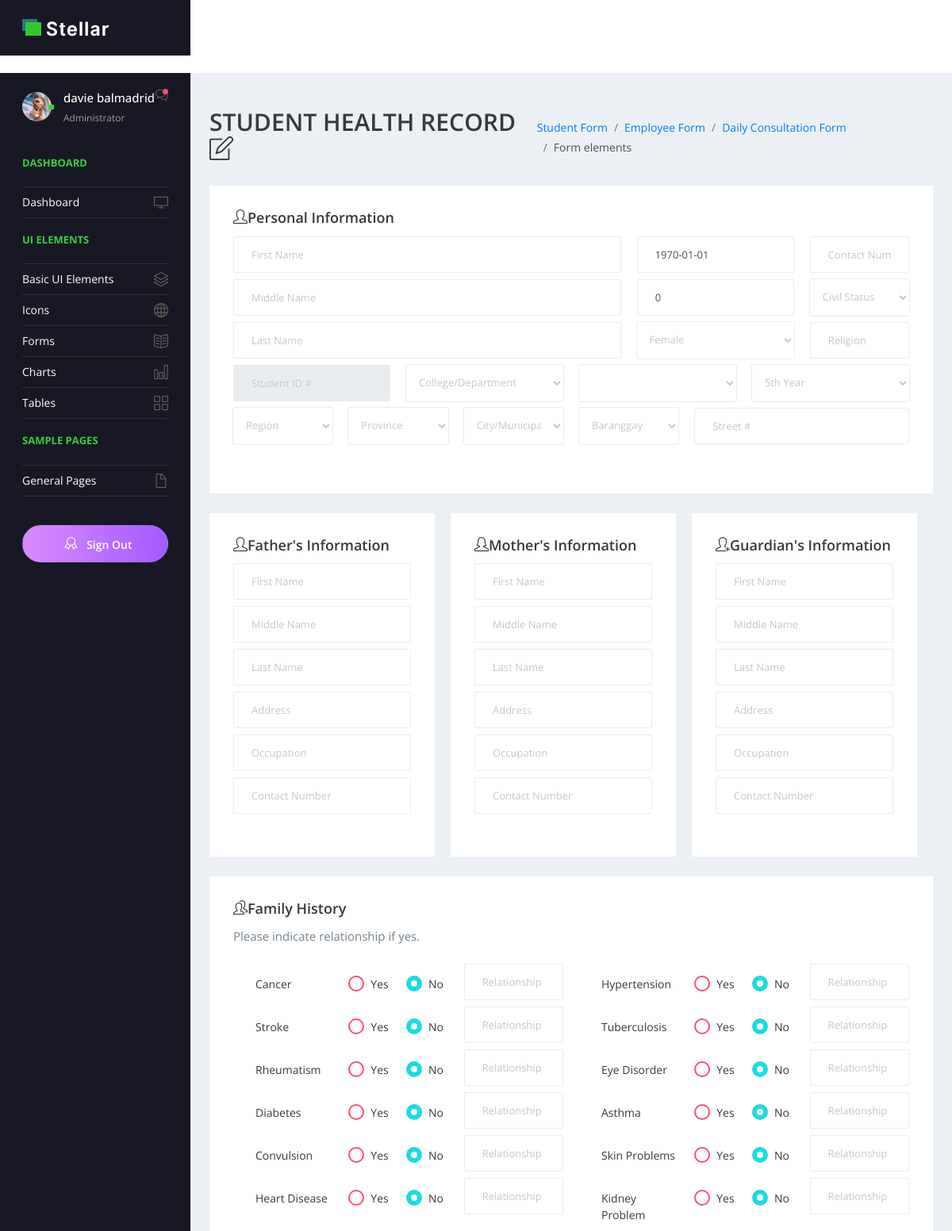
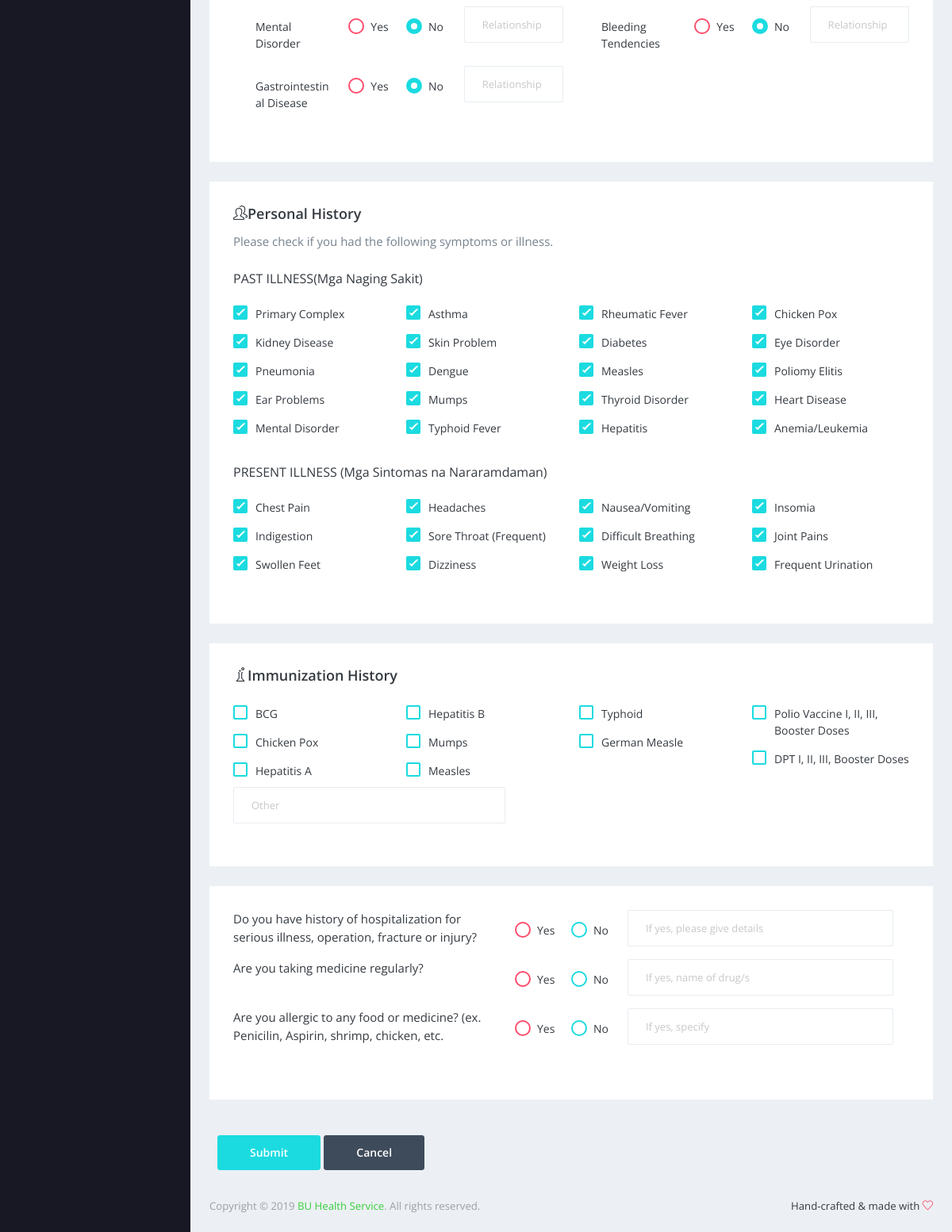
/pages/forms/editstudent.php (signed in), run on the app's committed database (2 pictures, top to bottom).
### tables this page shows
CREATE TABLE `tbl_patientinfo` (
  `ID` int(30) NOT NULL,
  `PatientID` varchar(20) NOT NULL,
  `Lname` varchar(30) NOT NULL,
  `Fname` varchar(30) NOT NULL,
  `Mname` varchar(30) NOT NULL,
  `Age` int(11) NOT NULL,
  `religion` varchar(20) NOT NULL,
  `Address` varchar(150) NOT NULL,
  `Region` varchar(60) NOT NULL,
  `Province` varchar(60) NOT NULL,
  `MuniCity` varchar(60) NOT NULL,
  `Brgy` varchar(30) NOT NULL,
  `Street` varchar(60) NOT NULL,
  `Birthdate` date NOT NULL,
  `Course` varchar(90) NOT NULL,
  `YearLevel` varchar(10) NOT NULL,
  `CollegeUnit` varchar(60) NOT NULL,
  `ContactNum` varchar(15) NOT NULL,
  `CivilStatus` varchar(10) NOT NULL,
  `Sex` varchar(6) NOT NULL,
  `Status` smallint(6) NOT NULL,
  `ModifiedDate` timestamp NOT NULL DEFAULT current_timestamp() ON UPDATE current_timestamp(),
  `CreatedDate` timestamp NOT NULL DEFAULT current_timestamp(),
  `ModifiedBy` varchar(30) NOT NULL,
  `CreatedBy` varchar(30) NOT NULL
);

### pages/forms/editstudent.php (the view, shortened to what the rows shown need)
<?php
    $conn = OpenCon();
    $result = mysqli_query($conn, "select * from tbl_patientinfo where PatientID='".$_GET['ID']."'");
    $r = mysqli_fetch_assoc($result);
?>
<!DOCTYPE html>
<html lang="en">
  <head>
    <link rel="stylesheet" href="../../vendors/simple-line-icons/css/simple-line-icons.css">
    <link rel="stylesheet" href="../../vendors/flag-icon-css/css/flag-icon.min.css">
    <link rel="stylesheet" href="../../vendors/css/vendor.bundle.base.css">
    <link rel="stylesheet" href="../../vendors/select2/select2.min.css">
    <link rel="stylesheet" href="../../vendors/select2-bootstrap-theme/select2-bootstrap.min.css">
    <link rel="stylesheet" href="../../css/style.css" >
  </head>
  <body>
    <div class="container-scroller">
      <div class="container-fluid page-body-wrapper">
        <div class="main-panel">
          <div class="content-wrapper">
            <div class="page-header">
              <h2> STUDENT HEALTH RECORD <i class="icon-note float-left"></i> </h2>
            </div>
            <form method="POST" action="../../SaveRecords/savestudent.php?edit=1">
            <div class="row">
              <div class="col-12 grid-margin">
                <div class="card">
                  <div class="card-body">
                        <div class="form-group row">
                          <div class="col-md-3 col-sm-12 mb-2">
                              <input type="text" class="form-control mb-2" name="S_Bdate" id="Birthdate" placeholder="Birth Date" onfocus="this.type='date'" value= <?php echo '"'.$r['Birthdate'].'"';?>>
                              <input type="number" class="form-control mb-2"  name="S_Age" id="Age" placeholder="Age" value=<?php echo '"'.$r['Age'].'"';?> >
                              <select class="form-control" name="S_Gender" id="Gender"  >
                                    <?php
                                    if($r['Sex']=="Male"){
                                      echo "<option selected>Male</option>
                                      <option>Female</option>";
                                    }
                                    else{
                                      echo "<option >Male</option>
                                      <option selected>Female</option>";
                                    }
                                     ?>
                              </select>
                          </div>
                          <div class="col-md-3 col-sm-12 mb-2">
                                                <select class="form-control" name="S_YearLevel" id="S_YearLevel">
                                                    <?php
                                                      if($r['YearLevel']=="5th Year"){
                                                        echo "<option  >1st Year</option>
                                                        <option >2nd Year</option>
                                                        <option >3rd Yeer</option>
                                                        <option  >4th Year</option>
                                                        <option selected>5th Year</option>";
                                                      }
                                                    ?>
                                                </select>
                          </div>
                        </div>
                  </div>
                </div>
              </div>
            </div>
            </form>
          </div>
        </div>
      </div>
    </div>
  </body>
</html>

### data on the page
tbl_patientinfo: S_Bdate "1970-01-01", S_Age "0", S_Gender "Female", S_YearLevel "5th Year"

### other printed values
$_SESSION['Fname'] "davie"
$_SESSION['Lname'] "balmadrid"
